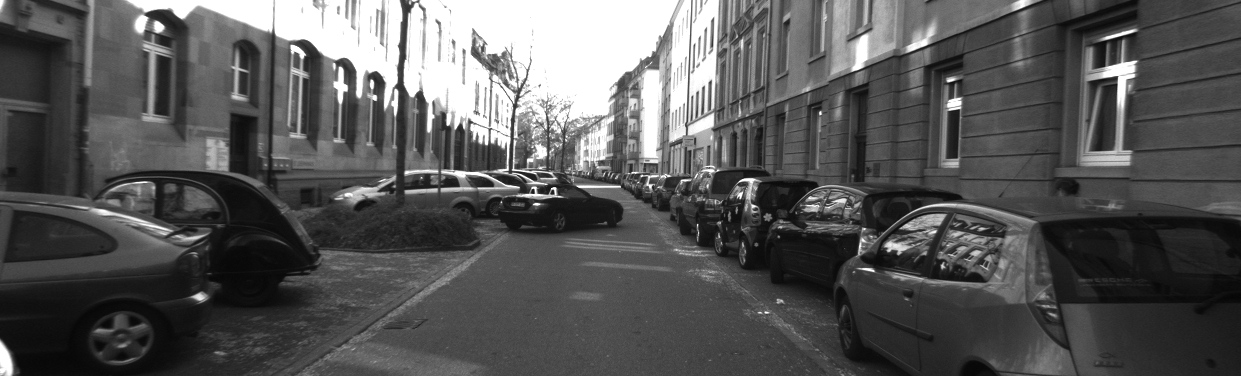
#> input picture data/results_opticalflow_kitti/original/000045_10.png, 1241 x 376 px
$ python task1_2.py
#> lines starting #> are read from the running program, lines starting #| are printed output that depends on the picture
import cv2
import time
from lib import pyflow

# Flow Options:
alpha = 0.012
ratio = 0.75
minWidth = 20
nOuterFPIterations = 7
nInnerFPIterations = 1
nSORIterations = 30
colType = 0  # 0 or default:RGB, 1:GRAY (but pass gray image with shape (h,w,1))

im1 = cv2.imread("../data/results_opticalflow_kitti/original/000045_10.png")
#> im1 is the input picture: shape (376, 1241, 3); min 5, max 255, mean 87
im1 = cv2.cvtColor(im1, cv2.COLOR_BGR2RGB)/255.;
im2 = cv2.imread("../data/results_opticalflow_kitti/original/000045_11.png")
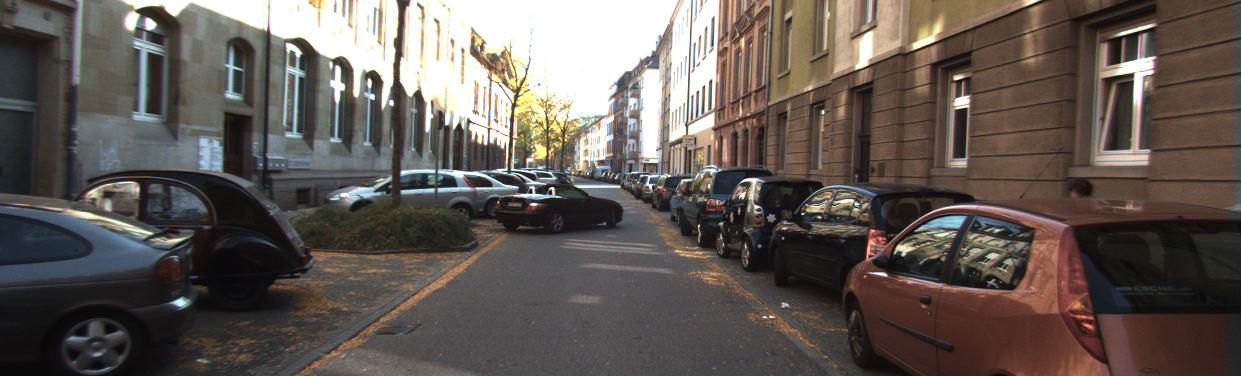
#> input picture data/results_opticalflow_kitti/original/000045_11.png, 1241 x 376 px
#> im2 is the input picture: shape (376, 1241, 3); mean B, G, R 84.3, 89.8, 97.9
im2 = cv2.cvtColor(im2, cv2.COLOR_BGR2RGB)/225.;
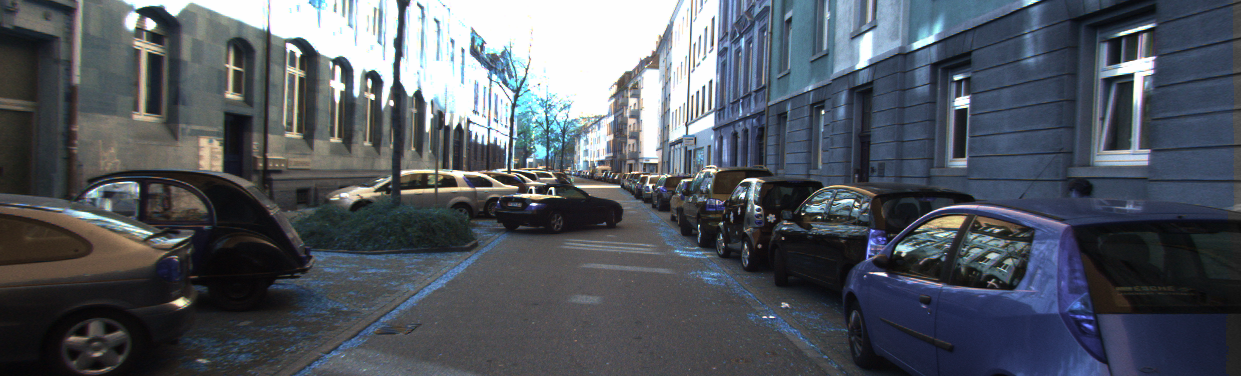
#> im2: shape (376, 1241, 3) float64; mean B, G, R 0.435, 0.399, 0.375; drawn with min black and max white

s = time.time()
#> (the run stopped early here; a loop or call above may not have finished)
